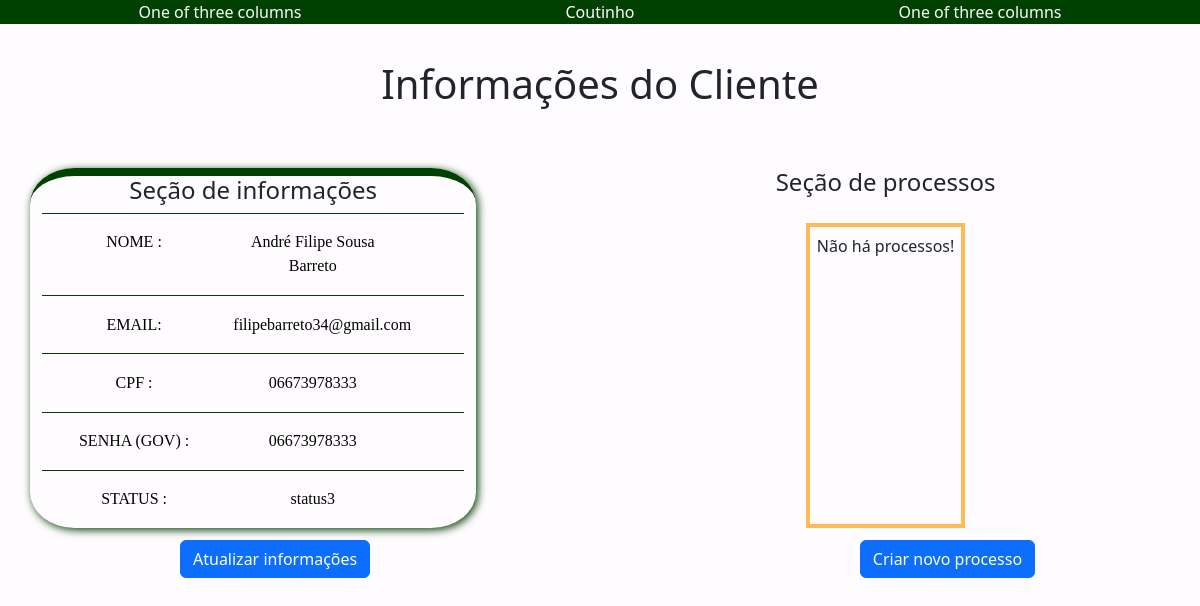
The app's page /exibirCliente.php?cpf=06673978333, older data.
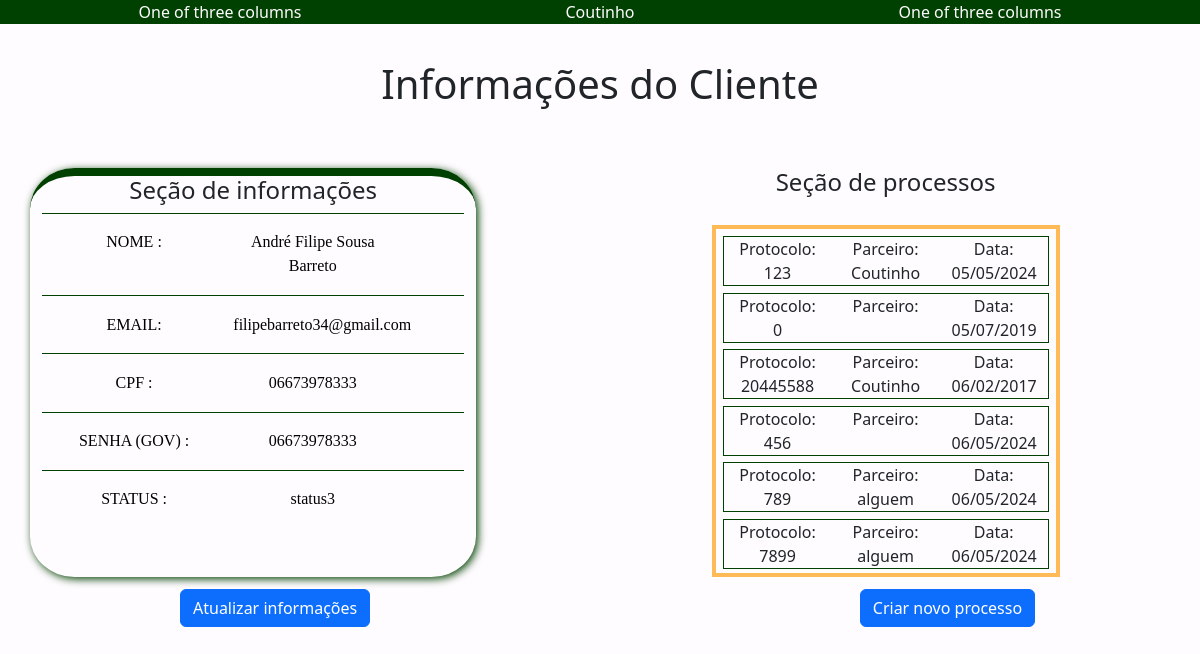
The same page, newer data.
### tables this page shows
CREATE TABLE Pessoa (nome TEXT, email TEXT, senha TEXT, cpf TEXT PRIMARY KEY, status TEXT);

CREATE TABLE Processo (id INTEGER PRIMARY KEY, cpf TEXT , descricao TEXT, parceiro TEXT, protocolo text,dataAbertura TEXT,FOREIGN KEY (cpf) REFERENCES Pessoa(cpf));

### read2.php (called while the page is built, shortened)
<?php
require_once 'envio.php';
require_once 'Pessoa.php';
function buscarPorCPF($pdo, $cpf) {
    $query = "SELECT * FROM Pessoa WHERE cpf = :cpf";
    $statement = $pdo->prepare($query);
    $statement->bindValue(':cpf', $cpf);
    $statement->execute();
    $resultado = $statement->fetch();
    $pessoa = new Pessoa($resultado['nome'], $resultado['email'], $resultado['senha'],$resultado['cpf'], $resultado['status']);
    return $pessoa;
    }

### Pessoa.php (called while the page is built, shortened)
<?php
class Pessoa
{
    private string $nome;
    private string $email;
    private string $senha;
    private string $cpf;
    private string $status;
    public function __construct(string $nome, string $email,string $senha, string $cpf, string $status)
    {
        $this->nome = $nome;
        $this->email = $email;
        $this->senha = $senha;
        $this->cpf = $cpf;
        $this->status = $status;
    }
    public function status(): ?string
    {
        return $this->status;
    }
    public function nome(): string
    {
        return $this->nome;
    }
    public function email(): string
    {
        return $this->email;
    }
    public function cpf(): string
    {
        return $this->cpf;
    }
    public function senha(): string
    {
        return $this->senha;
    }
}

### pesquisaProcessos.php (called while the page is built, shortened)
<?php
require_once 'enviaProcesso.php';
require_once 'Processo.php';
function buscarProcessos($pdo,$cpf) {
    $sqlVerificar = "SELECT COUNT(*) FROM Processo WHERE cpf = :cpf";
    $query_verificar = $pdo->prepare($sqlVerificar);
    $query_verificar->bindValue(':cpf', $cpf);
    $query_verificar->execute();
    $numLinhas = $query_verificar->fetchColumn();
    if($numLinhas > 0){
        $query = "SELECT * FROM Processo WHERE cpf = :cpf";
        $statement = $pdo->prepare($query);
        $statement->bindValue(':cpf',$cpf);
        $statement->execute();
        $resultados = $statement->fetchall();
        $processos = [];
        foreach ($resultados as $resultado) {
            $processos[]= new Processo($resultado['cpf'],$resultado['protocolo'],$resultado['parceiro'],$resultado['descricao'],$resultado['dataAbertura']);
        }
        return $processos;
    } else{
        return "Não há processos";
    }
}

### Processo.php (called while the page is built, shortened)
<?php
class Processo
{
    private string $protocolo;
    private string $parceiro;
    private string $dataAbertura;
    public function __construct(string $cpf, string $protocolo, string $parceiro, string $descricao, String $dataAbertura) {
        $this->protocolo = $protocolo;
        $this->parceiro = $parceiro;
        $this->dataAbertura = $dataAbertura;
    }
    public function protocolo() : string {
        return $this->protocolo;
    }
     public function parceiro() : string {
        return $this->parceiro;
    }
    public function dataAbertura() : string {
        return $this->dataAbertura;
    }
}

### exibirCliente.php (the view, shortened to what this page needs)
<?php
require_once 'conexao.php';
require_once 'Pessoa.php';
require_once 'read2.php';
require_once 'pesquisaProcessos.php';
require_once 'Processo.php';
?>
<!DOCTYPE html>
<html lang="en">
<head>
    <link rel="stylesheet" href="exibirCliente.css">
    <link href="https://cdn.jsdelivr.net/npm/bootstrap@5.3.3/dist/css/bootstrap.min.css" rel="stylesheet">
</head>
<body>
    <header>
    <div class="container text-center">
  <div class="row align-items-center">
    <div class="col">
      One of three columns
    </div>
    <div class="col">
  Coutinho
    </div>
    <div class="col">
      One of three columns
    </div>
  </div>
</div>
    </header>
   <main>
   <?php if (isset($_GET['cpf'])) {
    $cpf_pessoa = $_GET['cpf'];
    $pessoa = buscarPorCPF($pdo,$cpf_pessoa);
    $processos = buscarProcessos($pdo,$cpf_pessoa);
}?>
    <section class="secao_aluno">
    <h1 class="title_principal" >Informações do Cliente</h1>
</section>
<div class="container text-center ">
  <div class="row justify-content-start secoes">
        <div class="col-4 secao_informacoes">
         <h4 class="title_secao_informacao">Seção de informações</h4>
         <div class="secao_informacoes_texts">
            <div class="texts_info_rotulo">
              NOME :
            </div>
            <div class="texts_info_values"><?php echo $pessoa->nome();?>
          </div>
         </div>
         <div class="secao_informacoes_texts">
            <div class="texts_info_rotulo">
              EMAIL:
            </div>
            <div class="texts_info_values"><?php echo $pessoa->email();?>
          </div>
         </div>
         <div class="secao_informacoes_texts">
            <div class="texts_info_rotulo">
              CPF :
            </div>
            <div class="texts_info_values"><?php echo $pessoa->cpf();?>
          </div>
         </div>
         <div class="secao_informacoes_texts">
            <div class="texts_info_rotulo">
              SENHA (GOV) :
            </div>
            <div class="texts_info_values"><?php echo $pessoa->senha();?>
          </div>
         </div>
         <div class="secao_informacoes_texts">
            <div class="texts_info_rotulo">
              STATUS :
            </div>
            <div
             class="texts_info_values"><?php echo $pessoa->status();?>
          </div>
         </div>
        </div>
    <div class="col-4 secao_processos">
    <h4 class="title_secao_processos">Seção de processos</h4>
    <div class="celulas_scroll">
      <?php if(!empty(is_array($processos) && $processos)){
            foreach($processos as $processo): ?>
            <div class="exibir_processos">
              <div class="container text-center">
              <div class="row justify-content-center">
                <div class="col-4">
                  Protocolo: <?php echo $processo->protocolo(); ?>
                </div>
                <div class="col-4">
                Parceiro: <?php echo $processo->parceiro(); ?>
                </div>
                <div class="col-4">
                <?php $dataAberturaFormatada = date('d/m/Y', strtotime($processo->dataAbertura()));?>
                Data: <?php  echo $dataAberturaFormatada; ?>
                </div>
              </div>
            </div>
            </div>
              <?php endforeach;}
            else{
              echo "Não há processos!";
            }?>
                  </div>
    </div>
  </div>
   </main>
<div class="btns">
     <button class="btn btn-primary cria_processo" type="submit" onclick="window.location='criaProcessos.php?cpf=<?php echo $pessoa->cpf(); ?>';">Atualizar informações</button>
    <button class="btn btn-primary cria_processo" type="submit" onclick="window.location='criaProcessos.php?cpf=<?php echo $pessoa->cpf(); ?>';">Criar novo processo</button>
</div>
</body>
</html>

### exibirCliente.css (style rules this page uses)
:root { --cor-primaria: #004101; --cor-secundaria: #FFBA58; --cor-terciaria: #FFFCFF; }
* { margin: 0; padding: 0; box-sizing: border-box; }
body { background-color: var(--cor-terciaria) !important; min-height: 100vh; }
header { background-color: var(--cor-primaria) !important; margin-bottom: 3%; color: #FFFCFF; }
.title_principal { text-align: center; margin-bottom: 5%; }
.secoes { display: flex; gap: 20% !important; width: 100%; }
.secao_informacoes { width: 40% !important; border-top: 8px solid var(--cor-primaria); border-radius: 10%; box-shadow: 2px 2px 8px 0px #004101; }
.secao_informacoes_texts { display: flex; padding: 3%; border-top:1px solid var(--cor-primaria); }
.texts_info_rotulo { padding:1% 5%; font-family: 'Times New Roman', Times, serif; color:black; width: 40%; }
.texts_info_values { padding:1% 5%; font-family: 'Times New Roman', Times, serif; color: rgb(1, 1, 1); width: 50%; }
.secao_processos { align-items: center; display: flex; flex-direction: column; gap: 5%; }
.celulas_scroll { height: 200%; max-height: 200%; padding: 2%; border: 4px solid var(--cor-secundaria); overflow-y: auto; display: flex; flex-direction: column; gap:2% }
.exibir_processos { border: 1px solid #004101; align-content: center; }
.btns { display: flex; align-items: flex-start; gap: 48%; padding-top: 1%; padding-left: 15%; }

Row changes from the older to the newer data that the page shows:
added processo: protocolo "123", parceiro "Coutinho", dataAbertura "05/05/2024"
added processo: protocolo "0", dataAbertura "05/07/2019"
added processo: protocolo "20445588", parceiro "Coutinho", dataAbertura "06/02/2017"
added processo: protocolo "456", dataAbertura "06/05/2024"
added processo: protocolo "789", parceiro "alguem", dataAbertura "06/05/2024"
added processo: protocolo "7899", parceiro "alguem", dataAbertura "06/05/2024"
Text that changed along with them:
text no longer shown: "Não há processos!"
